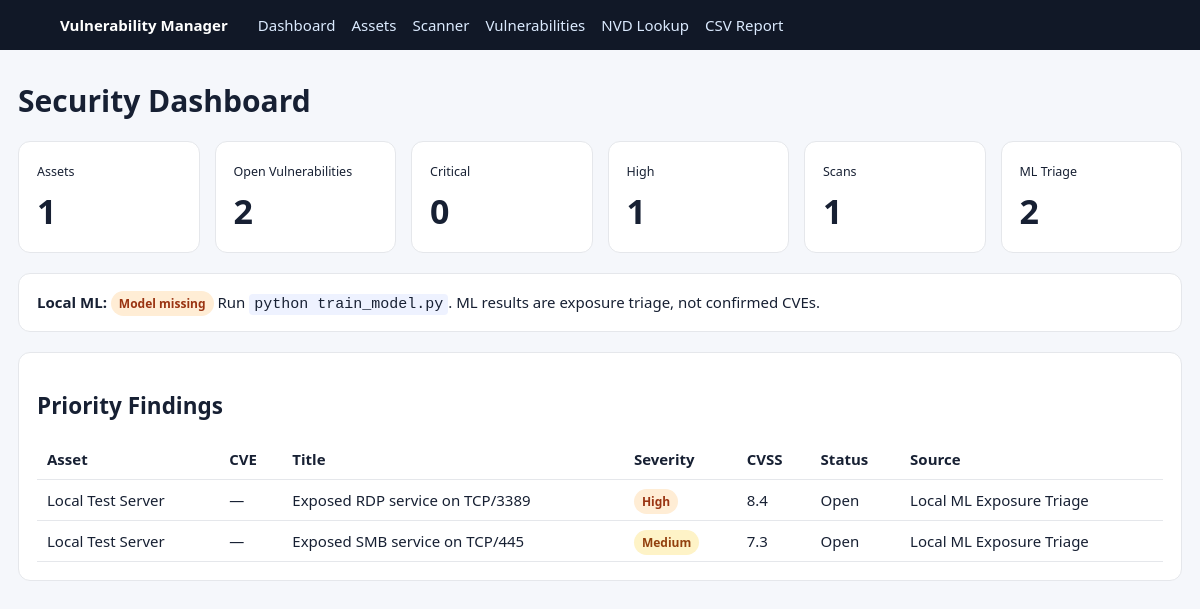
The page / on the database its author committed.
### tables this page shows
CREATE TABLE vulnerabilities(
      id INTEGER PRIMARY KEY AUTOINCREMENT,asset_id INTEGER,cve TEXT,title TEXT NOT NULL,
      description TEXT,severity TEXT,cvss REAL DEFAULT 0,kev INTEGER DEFAULT 0,
      status TEXT DEFAULT 'Open',due_date TEXT,assigned_to TEXT,remediation TEXT,notes TEXT,
      source TEXT,created_at TEXT,updated_at TEXT,
      FOREIGN KEY(asset_id) REFERENCES assets(id) ON DELETE SET NULL);

CREATE TABLE assets(
      id INTEGER PRIMARY KEY AUTOINCREMENT,name TEXT NOT NULL,address TEXT NOT NULL,
      owner TEXT,environment TEXT DEFAULT 'Production',notes TEXT,created_at TEXT NOT NULL);

### app.py (the view)
@app.route('/')
def dashboard():
    qs={'assets':'SELECT COUNT(*) c FROM assets','vulns':"SELECT COUNT(*) c FROM vulnerabilities WHERE status NOT IN ('Resolved','False Positive')",'critical':"SELECT COUNT(*) c FROM vulnerabilities WHERE severity='Critical' AND status NOT IN ('Resolved','False Positive')",'high':"SELECT COUNT(*) c FROM vulnerabilities WHERE severity='High' AND status NOT IN ('Resolved','False Positive')",'scans':'SELECT COUNT(*) c FROM scans','ml_findings':"SELECT COUNT(*) c FROM vulnerabilities WHERE source='Local ML Exposure Triage' AND status NOT IN ('Resolved','False Positive')"}
    stats={k:query_db(q)[0]['c'] for k,q in qs.items()}
    recent=query_db("SELECT v.*,a.name asset_name,a.address FROM vulnerabilities v LEFT JOIN assets a ON a.id=v.asset_id ORDER BY CASE v.severity WHEN 'Critical' THEN 1 WHEN 'High' THEN 2 WHEN 'Medium' THEN 3 WHEN 'Low' THEN 4 ELSE 5 END,v.id DESC LIMIT 10")
    return render_template('dashboard.html',stats=stats,recent=recent,model_available=load_model() is not None)

### app.py (called while the page is built)
@app.context_processor
def ctx(): return {'now':datetime.now(timezone.utc).strftime('%Y-%m-%d %H:%M UTC')}

@app.after_request
def add_api_headers(response):
    origin=request.headers.get('Origin')
    allowed={x.strip() for x in os.getenv('VULNERABILITY_CORS_ORIGINS','http://localhost:5173,http://127.0.0.1:5173').split(',') if x.strip()}
    if origin in allowed:
        response.headers['Access-Control-Allow-Origin']=origin
        response.headers['Vary']='Origin'
        response.headers['Access-Control-Allow-Headers']='Content-Type, Authorization'
        response.headers['Access-Control-Allow-Methods']='GET, POST, PATCH, DELETE, OPTIONS'
    if request.path.startswith('/api/'):
        response.headers['Cache-Control']='no-store'
    return response

### database.py (called while the page is built)
def get_db():
    c=sqlite3.connect(DB_PATH, timeout=10)
    c.row_factory=sqlite3.Row
    c.execute("PRAGMA foreign_keys=ON")
    return c

def query_db(sql,args=()):
    c=get_db()
    try: return c.execute(sql,args).fetchall()
    finally: c.close()

### ml_model.py (called while the page is built)
def load_model():
    if not MODEL_PATH.exists():
        return None
    with MODEL_PATH.open("rb") as fh:
        return pickle.load(fh)

### templates/dashboard.html
{% extends 'base.html' %}{% block content %}
<h1>Security Dashboard</h1>
<div class="cards">
{% for k,label in [('assets','Assets'),('vulns','Open Vulnerabilities'),('critical','Critical'),('high','High'),('scans','Scans'),('ml_findings','ML Triage')]%}<div class="card"><small>{{label}}</small><strong>{{stats[k]}}</strong></div>{% endfor %}
</div>
<div class="panel"><b>Local ML:</b> {% if model_available %}<span class="ok">Loaded and ready</span>{% else %}<span class="badge high">Model missing</span> Run <code>python train_model.py</code>{% endif %}. ML results are exposure triage, not confirmed CVEs.</div>
<section class="panel"><h2>Priority Findings</h2><table><tr><th>Asset</th><th>CVE</th><th>Title</th><th>Severity</th><th>CVSS</th><th>Status</th><th>Source</th></tr>
{% for v in recent %}<tr><td>{{v.asset_name or 'Unassigned'}}</td><td>{{v.cve or '—'}}</td><td>{{v.title}}</td><td><span class="badge {{v.severity|lower}}">{{v.severity}}</span></td><td>{{v.cvss}}</td><td>{{v.status}}</td><td>{{v.source}}</td></tr>
{% else %}<tr><td colspan="7">No vulnerability records yet.</td></tr>{% endfor %}</table></section>{% endblock %}

### static/css/style.css (style rules this page uses)
* { box-sizing:border-box }
body { margin:0;font:15px Segoe UI,Arial;background:#f5f7fb;color:#172033 }
.cards { display:grid;grid-template-columns:repeat(auto-fit,minmax(170px,1fr));gap:15px }
.card,.panel { background:#fff;border:1px solid #e5e7eb;border-radius:12px;padding:18px;margin-bottom:20px }
.card strong { display:block;font-size:34px;margin-top:8px }
table { width:100%;border-collapse:collapse }
th,td { padding:10px;border-bottom:1px solid #e5e7eb;text-align:left;vertical-align:top }
.badge { padding:4px 8px;border-radius:999px;font-size:12px;font-weight:700 }
.high { background:#ffedd5;color:#9a3412 }
.medium { background:#fef3c7;color:#92400e }
code { background:#eef2ff;padding:2px 5px;border-radius:4px }

### rows shown on the page
vulnerabilities: name "Local Test Server", cve "—", title "Exposed RDP service on TCP/3389", severity "High", cvss "8.4", status "Open", source "Local ML Exposure Triage"
vulnerabilities: name "Local Test Server", cve "—", title "Exposed SMB service on TCP/445", severity "Medium", cvss "7.3", status "Open", source "Local ML Exposure Triage"

### other values the page prints
{{ label }} "Assets" "Open Vulnerabilities" "Critical" "High" "Scans" "ML Triage"
{{ stats[k] }} "1" "2" "0" "1" "1" "2"
